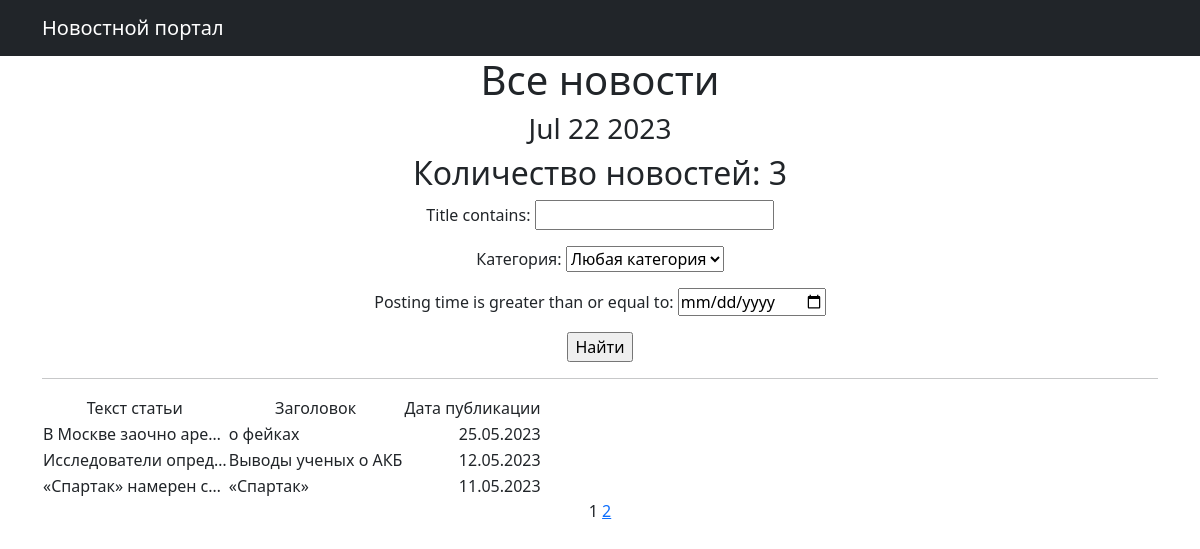
Page /news/ on the committed database.
### news/models.py (models this page shows, shortened)
class Post(models.Model):
    news = 'news'
    articles = 'articles'
    CHOICES = [
        (news, 'Новости'),
        (articles, 'Статьи')]
    author = models.ForeignKey(Author, on_delete=models.PROTECT)
    title = models.CharField(max_length=100)
    text = models.TextField()
    choice = models.CharField(max_length=10, choices=CHOICES, default=articles)
    posting_time = models.DateTimeField(null=True)
    category = models.ManyToManyField(Category, through='PostCategory')
    post_rating = models.IntegerField(default=0)
    @property
    def rating_post(self):  # Определяем рейтинг  публикации
        return self.post_rating

### news/views.py (the view, shortened to what this page needs)
# urls.py: path('', PostsList.as_view(), name='news_list'),
class PostsList(ListView):
    model = Post
    ordering = '-posting_time'  # от более свежей к самой старой
    template_name = 'posts.html'
    context_object_name = 'posts'
    paginate_by = 3
    def get_queryset(self):
        queryset = super().get_queryset()
        self.filterset = PostFilter(self.request.GET, queryset)
        return self.filterset.qs
    def get_context_data(self, **kwargs):
        con = super().get_context_data(**kwargs)
        con['filterset'] = self.filterset
        return con

### news/models.py (called while the page is built)
    def __str__(self):
        return self.user.username

    def __str__(self):
        return self.category_name

### news/templatetags/custom_filters.py (called while the page is built)
@register.filter()
def post(value, code='art'):
    postfix = NEWS_ARTICLES[code]
    return f'{value} {postfix}'

@register.filter()
def censor(value):
    for word in CENSOR_WORDS:
        value = value.replace(word[1:], '*' * len(word[1:]))
    return value

### news/templatetags/custom_tags.py (called while the page is built)
@register.simple_tag()  # опишем наш тег вывода текущего времени
def current_time(format_string='%b/%d/%Y'):
    return datetime.utcnow().strftime(format_string)

@register.simple_tag(takes_context=True)
def url_replace(context, **kwargs):
    d = context['request'].GET.copy()
    for k, v in kwargs.items():
        d[k] = v
    return d.urlencode()

### templates/posts.html (shortened to what this page needs)
{% extends 'flatpages/default.html' %}
{% load custom_filters %}
{% load custom_tags %}
{% block content %}
   <h1>Все новости</h1>
   <h3>{% current_time '%b %d %Y' %}</h3>
   <h2>Количество новостей: {{ posts|length }}</h2>
   <form action="" method="get">
       {{ filterset.form.as_p }}
       <input type="submit" value="Найти" />
   </form>
   <hr>
    {% if posts %}
       <table>
           <tr>
               <td>Текст статьи</td>
               <td>Заголовок</td>
               <td>Дата публикации</td>
           </tr>
           {% for post in posts %}
           <tr>
               <td align="left">{{ post.text|truncatechars:20 }}</td>
               <td align="left">{{ post.title| censor }}</td>
               <td align="right">{{ post.posting_time|date:'d.m.Y' }}</td>
           </tr>
           {% endfor %}
       </table>
   {% else %}
       <h2>Новостей нет!</h2>
   {% endif %}
   {{ page_obj.number }}
   {% if page_obj.has_next %}
       <a href="?{% url_replace page=page_obj.next_page_number %}">{{ page_obj.next_page_number }}</a>
   {% endif %}
{% endblock content %}

### rows in the picture
Post: text "В Москве заочно аре…", title|censor "о фейках", posting_time "25.05.2023"
Post: text "Исследователи опред…", title|censor "Выводы ученых о АКБ", posting_time "12.05.2023"
Post: text "«Спартак» намерен с…", title|censor "«Спартак»", posting_time "11.05.2023"

### other values in the picture
{{ posts|length }} "3"
{{ page_obj.number }} "1"
{{ page_obj.next_page_number }} "2"
